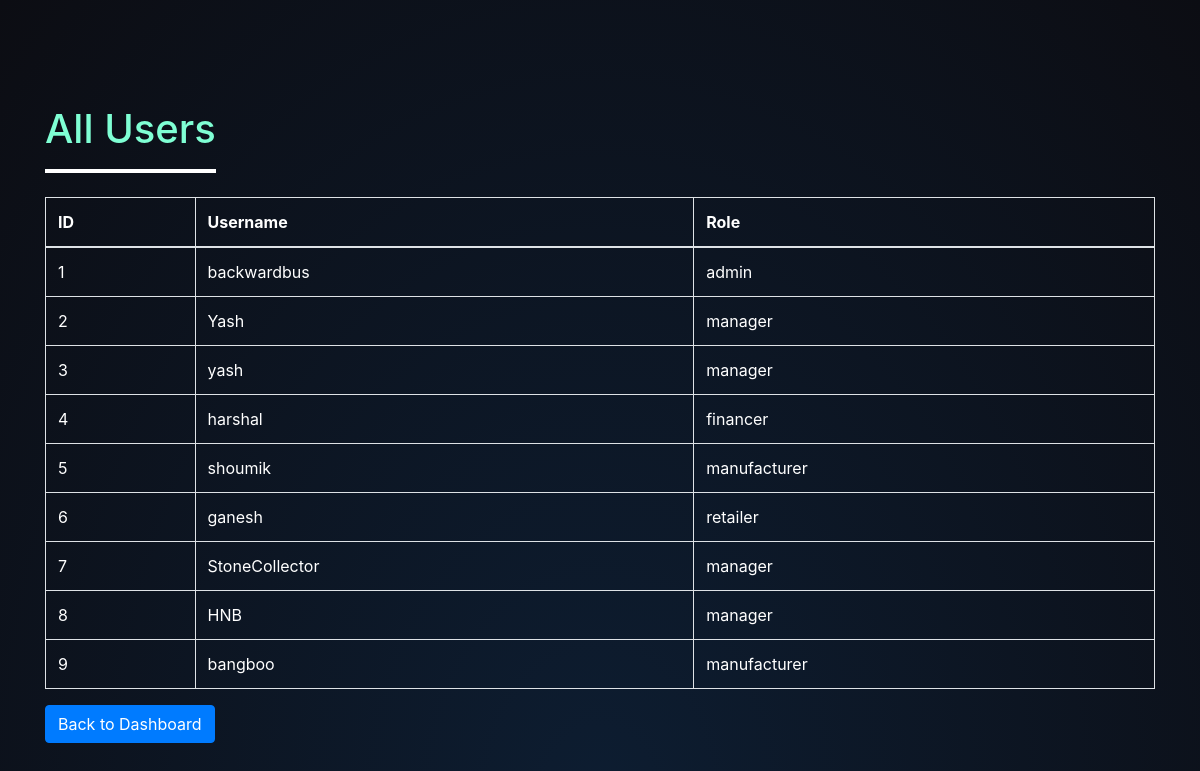
/view_users (signed in), run on the app's committed database.
### models.py (models this page shows)
class User(db.Model, UserMixin):
    id = db.Column(db.Integer, primary_key=True)
    username = db.Column(db.String(100), unique=True, nullable=False)
    password = db.Column(db.String(100), nullable=False)
    role = db.Column(db.String(50), nullable=False)
    manager_id = db.Column(db.Integer, db.ForeignKey('managers.id'), nullable=True)
    manager = db.relationship('Manager', back_populates='users')

### app.py (the view)
@app.route('/view_users')
@login_required
def view_users():
    if current_user.role != 'admin':
        return "Unauthorized", 403
    users = User.query.all()  # Fetch all users from the database
    return render_template('view_users.html', users=users)

### app.py (called while the page is built)
@login_manager.user_loader
def load_user(user_id):
    return User.query.get(int(user_id))

def create_default_admin():
    with app.app_context():
        admin = User.query.filter_by(username='backwardbus').first()
        if not admin:
            hashed_password = bcrypt.generate_password_hash('12345').decode('utf-8')  # Use bcrypt for hashing
            admin = User(username='backwardbus', password=hashed_password, role='admin')
            db.session.add(admin)
            db.session.commit()
            print("Default admin user 'backwardbus' created.")

@app.before_request
def initialize():
    db.create_all()
    create_default_admin()

### templates/view_users.html (shortened to what this page needs)
<!DOCTYPE html>
<html lang="en">
<head>
    <link rel="stylesheet" href="https://stackpath.bootstrapcdn.com/bootstrap/4.5.2/css/bootstrap.min.css">
</head>
<body>
    <div class="container mt-5">
        <div style="
            display: block;
            max-width: fit-content;"><h1>All Users</h1>
            <hr>
            </div>
        <table class="table table-bordered mt-4">
            <thead>
                <tr>
                    <th>ID</th>
                    <th>Username</th>
                    <th>Role</th>
                </tr>
            </thead>
            <tbody>
                {% for user in users %}
                    <tr>
                        <td>{{ user.id }}</td>
                        <td>{{ user.username }}</td>
                        <td>{{ user.role }}</td>
                    </tr>
                {% else %}
                    <tr>
                        <td colspan="3">No users found.</td>
                    </tr>
                {% endfor %}
            </tbody>
        </table>
        <a href="{{ url_for('admin_dashboard') }}" class="btn btn-primary">Back to Dashboard</a>
    </div>
</body>
</html>

### templates/view_users.html (style rules this page uses)
body { display:flex; justify-content: center; align-items: center; min-height: 100vh; background: radial-gradient(ellipse at bottom, #0d1d31 0%, #0c0d13 100%); }
h1,h2 { color: aquamarine; }
thead,tbody { color: rgb(255, 255, 255); }
hr { border: 2px solid white; }

### data on the page
User: id "1", username "backwardbus", role "admin"
User: id "2", username "Yash", role "manager"
User: id "3", username "yash", role "manager"
User: id "4", username "harshal", role "financer"
User: id "5", username "shoumik", role "manufacturer"
User: id "6", username "ganesh", role "retailer"
User: id "7", username "StoneCollector", role "manager"
User: id "8", username "HNB", role "manager"
User: id "9", username "bangboo", role "manufacturer"
